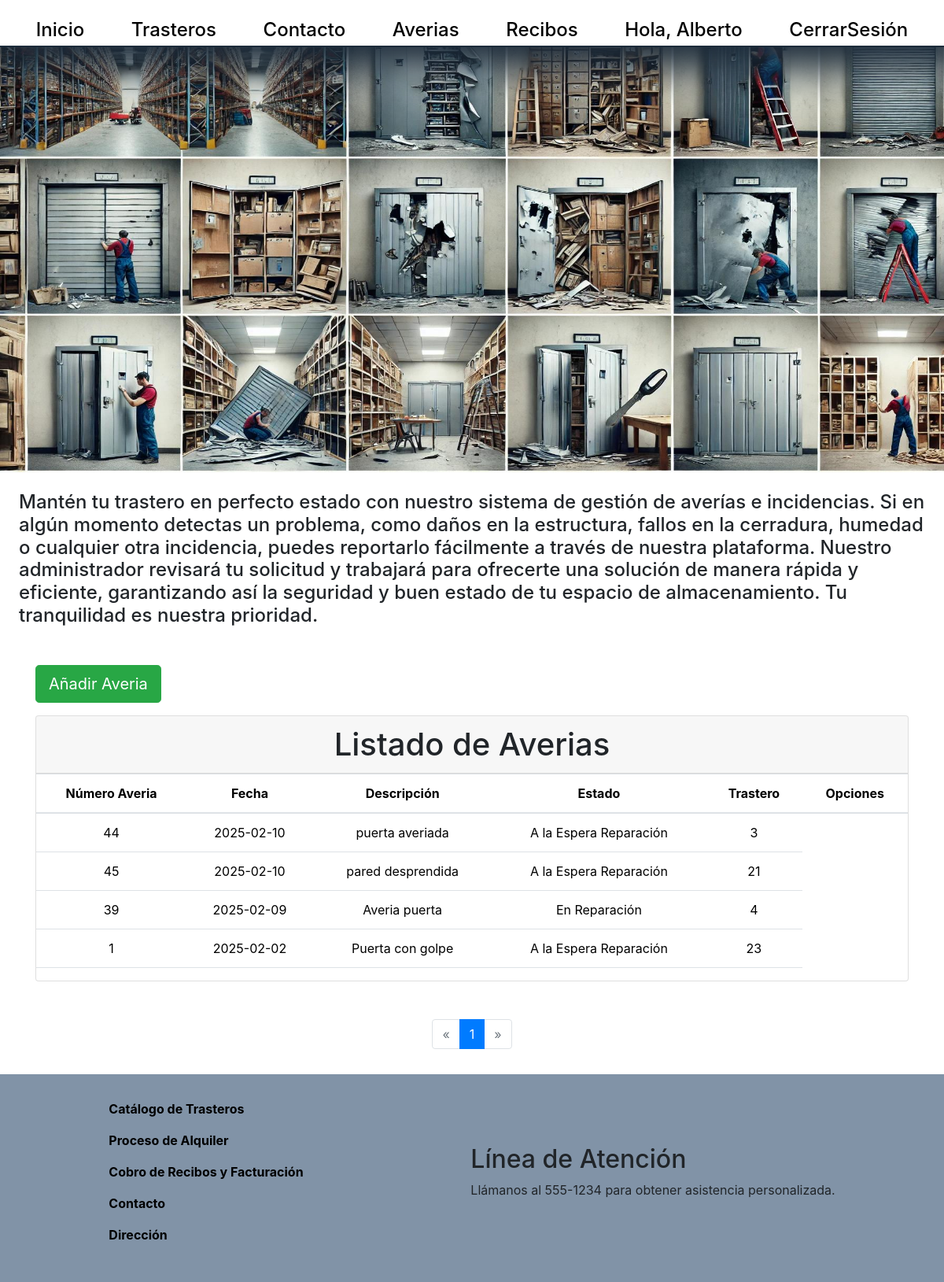
The app's page /app/vista/averias/averiasLista.php (signed in) with its own data.
### tables this page shows
CREATE TABLE `averias` (
  `id_averia` int(11) NOT NULL,
  `fecha` date DEFAULT NULL,
  `descripcion` varchar(500) DEFAULT NULL,
  `estado` varchar(50) DEFAULT NULL,
  `trastero_id` int(11) DEFAULT NULL
);

### config/conexion.php (called while the page is built, shortened)
<?php
class Conexion
{
    public function conectar()
    {
        try {
            $dsn = "mysql:host=" . HOST . ";dbname=" . BD;
            $conexion = new PDO($dsn, USER, PASS);
            $conexion->setAttribute(PDO::ATTR_ERRMODE, PDO::ERRMODE_EXCEPTION);
            return $conexion;
        } catch (PDOException $e) {
            echo "ERROR EN LA CONEXION: " . $e->getMessage();
            return null;
        }
    }
}
?>

### app/modelo/averiasModelo.php (called while the page is built, shortened)
<?php
class AveriasModelo
{
	private $db;
	public function __construct()
	{
		try {
			$this->db = new Conexion();
			$this->db->conectar();
		} catch (PDOException $e) {
			throw new Exception("Error al conectar con la base de datos: " . $e->getMessage());
		}
	}
	public function filasLista()
	{
		$sql = "SELECT *
            FROM averias";
		$conectar = $this->db->conectar();
		$consulta = $conectar->prepare($sql);
		$consulta->execute();
		$totalFilas = $consulta->rowCount();
		return $totalFilas;
	}
	public function getListaAverias($paginaInicio, $filasxPagina)
	{
		$sql = "  SELECT  *
            FROM averias
            ORDER BY fecha DESC
            LIMIT $paginaInicio,$filasxPagina";
		$conectar = $this->db->conectar();
		$consulta = $conectar->prepare($sql);
		$consulta->execute();
		$usuario = $consulta->fetchAll(PDO::FETCH_ASSOC);
		return $usuario;
	}
}

### app/controlador/averiasControlador.php (called while the page is built, shortened)
<?php
class AveriasControlador
{
    public function listaAverias($pagina)
    {
        $filasPorPagina= 10;
        try {
            require_once "../../../config/conexion.php";
            require_once "../../modelo/averiasModelo.php";
        } catch (Exception $e) {
            throw new Exception('Error al incluir archivos necesarios: ' . $e->getMessage());
        }
        $averia = new AveriasModelo();
        try {
            $totalAverias = $averia->filasLista();
            $totalPaginas = self::numeroPaginas($filasPorPagina);
            $filasxPagina = ($totalPaginas > 0) ? $filasPorPagina : $totalAverias;
            $paginaInicio = (($pagina - 1) * $filasxPagina);
            $averias = $averia->getListaAverias($paginaInicio, $filasxPagina);
            require_once "averiasLista.php";
            return $averias;
        } catch (Exception $e) {
            throw new Exception('Error al obtener la lista de usuarios: ' . $e->getMessage());
        }
    }
    public function numeroPaginas($filasPorPagina)
    {
        $averia = new AveriasModelo();
        try {
            $totalAverias = $averia->filasLista();
            $totalPaginas = ($filasPorPagina > 0) ? ceil($totalAverias / $filasPorPagina) : 1;
            return $totalPaginas;
        } catch (Exception $e) {
            throw new Exception('Error al obtener el total de usuarios: ' . $e->getMessage());
        }
    }
}

### app/vista/averias/averiasLista.php (the view, shortened to what this page needs)
<?php require('../layouts/header.php'); ?>
<?php
require_once('../../controlador/averiasControlador.php');
$averias = new AveriasControlador();
$pagina = isset($_GET['pagina']) ? $_GET['pagina'] : 1;
$previo = ($pagina - 1);
$siguiente = ($pagina + 1);
$filasPorPagina = 10;
$todasAverias = $averias->listaAverias($pagina);
$totalPaginas = $averias->numeroPaginas($filasPorPagina);
?>
<img id="papeles" src="/trasteros1024/public/multimedia/img/averias.jpg" alt="averias">
<div class="containertext-center mb-5 ">
    <p class="h4 m-4">Mantén tu trastero en perfecto estado con nuestro sistema de gestión de averías e incidencias. Si en algún momento detectas un problema, como daños en la estructura, fallos en la cerradura, humedad o cualquier otra incidencia, puedes reportarlo fácilmente a través de nuestra plataforma. Nuestro administrador revisará tu solicitud y trabajará para ofrecerte una solución de manera rápida y eficiente, garantizando así la seguridad y buen estado de tu espacio de almacenamiento. Tu tranquilidad es nuestra prioridad.
    </p>
</div>
<div class="col-md-12">
    <div class="container mt-5 ">
        <button type="button" class="btn btn-success mb-3 btn-lg"
            onclick="window.location.href='averiaNuevo.php'">Añadir Averia</button>
        <div class="card">
            <div class="card-header h1 text-center">
                Listado de Averias
            </div>
            <div class="p-0">
                <table class="table text-center tablaUsuarios" id="tablaUsuarios">
                    <thead>
                        <tr>
                            <th scope="col">Número Averia</th>
                            <th scope="col">Fecha</th>
                            <th scope="col">Descripción</th>
                            <th scope="col">Estado</th>
                            <th scope="col">Trastero</th>
                            <th scope="col" colspan="3">Opciones</th>
                        </tr>
                    </thead>
                    <tbody>
                        <?php foreach ($todasAverias as $averia) { ?>
                            <tr>
                                <td scope="col"><?php echo $averia['id_averia'] ?></td>
                                <td><?php echo $averia['fecha'] ?></td>
                                <td><?php echo $averia['descripcion'] ?></td>
                                <td><?php echo $averia['estado'] ?></td>
                                <td><?php echo $averia['trastero_id'] ?></td>
                            </tr>
                        <?php } ?>
                    </tbody>
                </table>
            </div>
        </div>
    </div>
</div>
<nav aria-label="Page navigation example">
    <ul class="pagination justify-content-center mt-5">
        <?php if ($pagina > 1): ?>
            <li class="page-item">
                <a class="page-link" href="averiasLista.php?pagina=<?= $previo; ?>" aria-label="Previous">
                    <span aria-hidden="true">&laquo;</span>
                </a>
            </li>
        <?php else: ?>
            <li class="page-item disabled">
                <span class="page-link" aria-label="Previous">
                    <span aria-hidden="true">&laquo;</span>
                </span>
            </li>
        <?php endif; ?>
        <?php for ($i = 1; $i <= $totalPaginas; $i++): ?>
            <li class="page-item <?php echo $pagina == $i ? 'active' : '' ?>"><a class="page-link"
                    href="averiasLista.php?pagina=<?php echo $i; ?>"><?php echo $i; ?></a>
            </li>
        <?php endfor ?>
        <?php if ($pagina < $totalPaginas): ?>
            <li class="page-item ">
                <a class="page-link" href="averiasLista.php?pagina=<?= $siguiente; ?>" aria-label="Next">
                    <span aria-hidden="true">&raquo;</span>
                </a>
            </li>
        <?php else: ?>
            <li class="page-item disabled">
                <span class="page-link" aria-label="Next">
                    <span aria-hidden="true">&raquo;</span>
                </span>
            </li>
        <?php endif; ?>
    </ul>
</nav>
<?php require('../layouts/footer.php'); ?>

### public/css/estilos.css (style rules this page uses)
:root { --altura_header: 60px; --size_h3: 1.75rem; --size_h2: 2.5rem; --size_h1: 3.5rem; --color_blanco: #ffffff; --color_brand: #a9b1c3; --color_mid: #8193a7; --color_dark: #1d2c3b; --color_ligth: #e3e3f1; --box-shadow: 6px 6px 10px #746d6d7e; }
* { margin: 0; padding: 0; box-sizing: border-box; }
a { text-decoration: none; }
ol,ul { list-style: none; }
#papeles { width: 100%; height: 75vh; }

### records on screen
averias: id_averia "44", fecha "2025-02-10", descripcion "puerta averiada", estado "A la Espera Reparación", trastero "3"
averias: id_averia "45", fecha "2025-02-10", descripcion "pared desprendida", estado "A la Espera Reparación", trastero "21"
averias: id_averia "39", fecha "2025-02-09", descripcion "Averia puerta", estado "En Reparación", trastero "4"
averias: id_averia "1", fecha "2025-02-02", descripcion "Puerta con golpe", estado "A la Espera Reparación", trastero "23"

### other values on screen
$_SESSION['usuario'] "Alberto"
